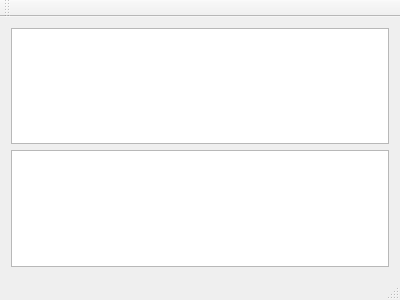
<?xml version="1.0" encoding="UTF-8"?>
<ui version="4.0">
 <class>MainWindow</class>
 <widget class="QMainWindow" name="MainWindow">
  <property name="geometry">
   <rect>
    <x>0</x>
    <y>0</y>
    <width>400</width>
    <height>300</height>
   </rect>
  </property>
  <property name="windowTitle">
   <string>Achtung, die Shafe! Server</string>
  </property>
  <property name="windowIcon">
   <iconset>
    <normaloff>../sheepsmall.png</normaloff>../sheepsmall.png</iconset>
  </property>
  <widget class="QWidget" name="centralWidget">
   <layout class="QVBoxLayout" name="verticalLayout">
    <item>
     <widget class="QTableView" name="tableView"/>
    </item>
    <item>
     <widget class="QGraphicsView" name="graphicsView"/>
    </item>
   </layout>
  </widget>
  <widget class="QMenuBar" name="menuBar">
   <property name="geometry">
    <rect>
     <x>0</x>
     <y>0</y>
     <width>400</width>
     <height>25</height>
    </rect>
   </property>
  </widget>
  <widget class="QToolBar" name="mainToolBar">
   <attribute name="toolBarArea">
    <enum>TopToolBarArea</enum>
   </attribute>
   <attribute name="toolBarBreak">
    <bool>false</bool>
   </attribute>
  </widget>
  <widget class="QStatusBar" name="statusBar"/>
 </widget>
 <layoutdefault spacing="6" margin="11"/>
 <resources/>
 <connections/>
</ui>
